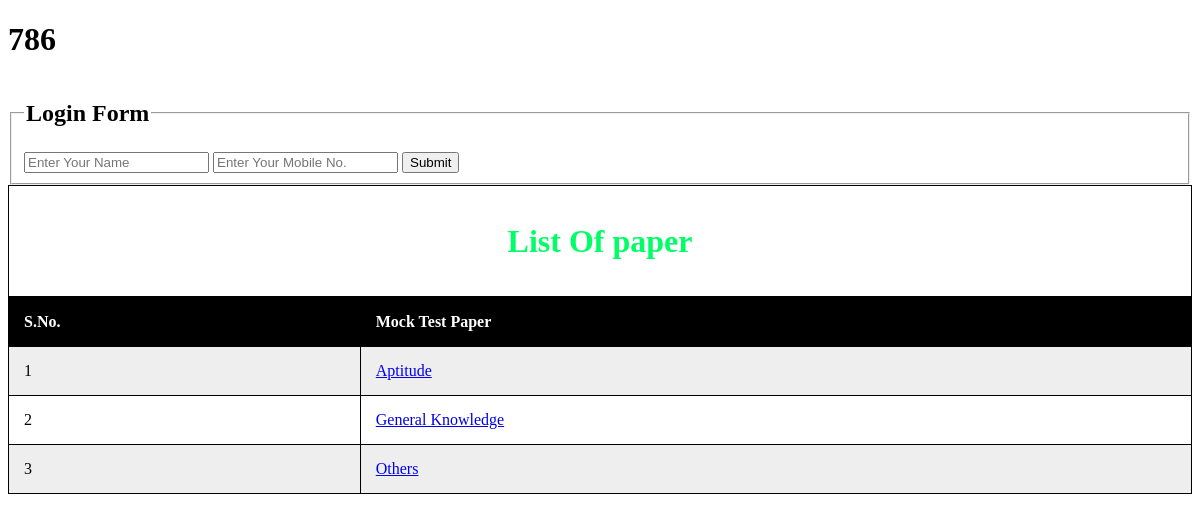
The app's page /, older data.
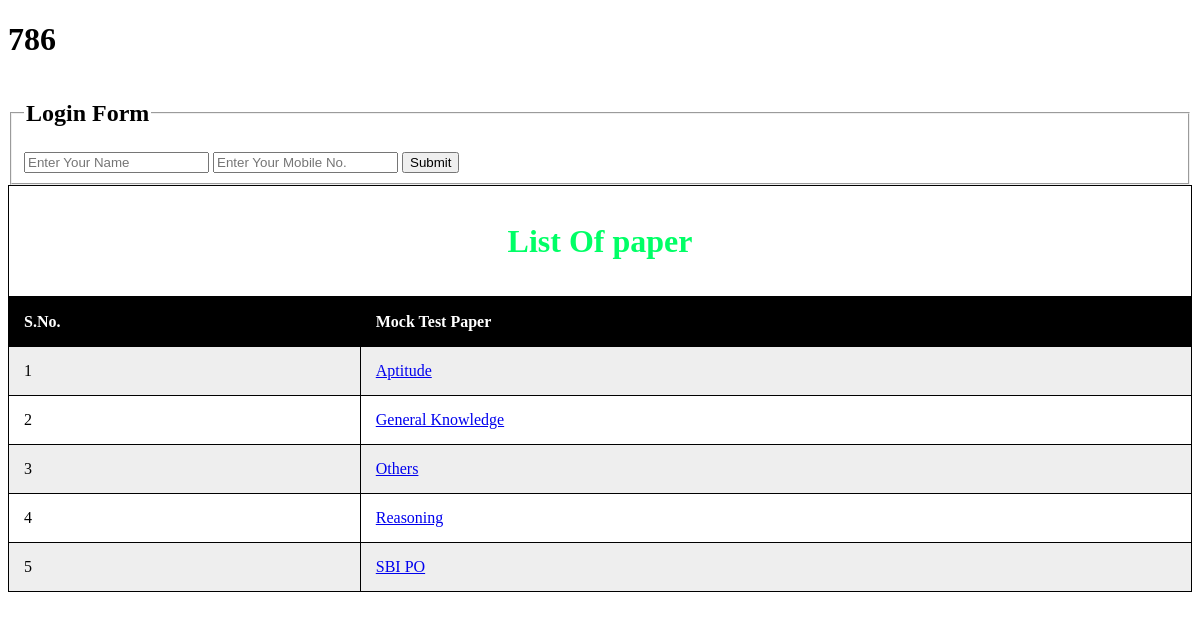
The same page, newer data.
### exams/models.py (models this page shows)
class QuestionType(models.Model):
    name = models.CharField(max_length=100, unique =True)
    def __str__(self):
        return self.name

### exams/views.py (the view)
# urls.py: path('',views.index),
def index(request):
    objects = models.QuestionBank.objects.all()
    sections = models.QuestionType.objects.all()
    print (sections)
    context = { "sections":sections }
    return render(request, 'index.html', context)

### exams/templates/index.html (shortened to what this page needs)
<!DOCTYPE html PUBLIC "-//W3C//DTD XHTML 1.0 Transitional//EN" "http://www.w3.org/TR/xhtml1/DTD/xhtml1-transitional.dtd">
<html xmlns="http://www.w3.org/1999/xhtml">
<head>
</head>
<body>
<h1>786</h1>
	<div>
		<fieldset>
			<legend><h2>Login Form</h2></legend>
				<form>
					<input type="text" name="name" id="name" placeholder="Enter Your Name"/>
					<input type="text" name="phone" id="phone" placeholder="Enter Your Mobile No.">
					<input type="button" value="Submit" >
				</form>
		</fieldset>
	</div>
	<div>
        <table>
			<th style="text-align:center; color:#00FF66;"><h1>List Of paper</h1></th>
			<table id="t01">
			  <tr>
				<th>S.No.</th>
				<th>Mock Test Paper</th>
			  </tr>
              {% for section in sections %}
                <tr>
				<td>{{ forloop.counter }}</td>
				<td><a href="test/?section_id={{ section.id }}">{{ section.name }} </a></td>
			  </tr>
                {% endfor %}
			  			</table>
	</div>
</body>
</html>

### exams/templates/index.html (style rules this page uses)
table { width:100%; }
table, th, td { border: 1px solid black; border-collapse: collapse; }
th, td { padding: 15px; text-align: left; }
table#t01 tr:nth-child(even) { background-color: #eee; }
table#t01 tr:nth-child(odd) { background-color: #fff; }
table#t01 th { background-color: black; color: white; }

Row changes from the older to the newer data that the page shows:
added QuestionType: name "Reasoning"
added QuestionType: name "SBI PO"
